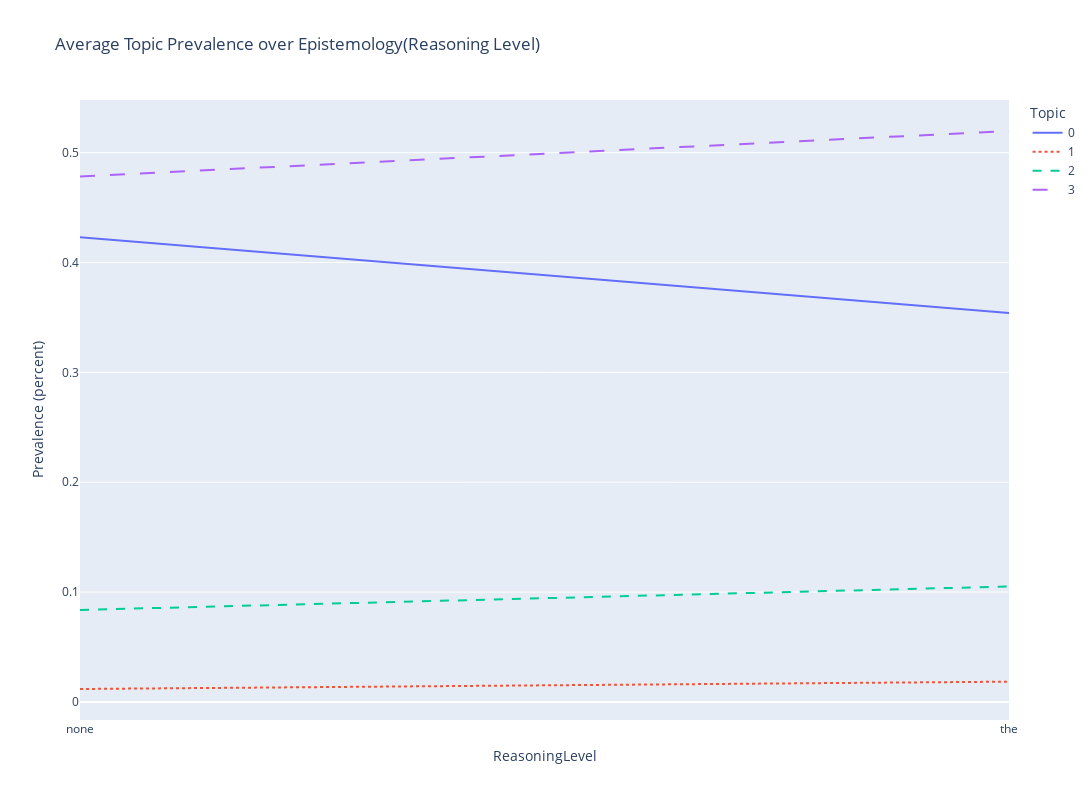

Notebook source saved alongside this figure:
### Code cell
# Prevelance for Epistemology

#plotlydata = df.groupby('year').agg('mean').rolling(3, min_periods=3, win_type='triang').mean().dropna()
plotlydata = df.groupby('ReasoningLevel').agg('mean').rolling(3, min_periods=3, win_type='triang').mean().dropna()
#plotlydata['Years'] = plotlydata.index.values
plotlydata['ReasoningLevel'] = plotlydata.index.values
#plotlydata = plotlydata[plotlydata['Years']<2020]
#plotlydata = plotlydata[plotlydata['ArgumentLevel']]

#tidy_df = plotlydata.melt(id_vars="Years", var_name = "Topic", value_name = "Prevalence (percent)") 
tidy_df = plotlydata.melt(id_vars="ReasoningLevel", var_name = "Topic", value_name = "Prevalence (percent)") 
tidy_df['words'] = ''
for t in range(num_topics):
    formattedlist = [topic[0] for topic in lda_model.show_topics(num_topics = 25, formatted=False, num_words = 5)[t][1]]
    print('Topic {}:'.format(t), ', '.join(formattedlist))
    tidy_df.loc[tidy_df['Topic'] == t, 'words'] = ', '.join(formattedlist)

# fig = px.line(tidy_df, x="Years", y="Prevalence (percent)", color='Topic', line_dash = "Topic", 
#               hover_data = ['words'], title = 'Average Topic Prevalence over Time', width=1200, height=800)
# fig.show()

fig = px.line(tidy_df, x="ReasoningLevel", y="Prevalence (percent)", color='Topic', line_dash = "Topic", 
              hover_data = ['words'], title = 'Average Topic Prevalence over Epistemology(Reasoning Level)', width=1600, height=800)
fig.show()

### Figure 1 — Plotly figure (JSON) as saved in the notebook; plotly's stock layout.template omitted (floating-point values rounded to 4 significant figures)
{"data": [{"customdata": [["value, line, wavelength, constant, error"], ["value, line, wavelength, constant, error"]], "hovertemplate": "Topic=0<br>ReasoningLevel=%{x}<br>Prevalence (percent)=%{y}<br>words=%{customdata[0]}<extra></extra>", "legendgroup": "0", "line": {"color": "#636efa", "dash": "solid"}, "marker": {"symbol": "circle"}, "mode": "lines", "name": "0", "orientation": "v", "showlegend": true, "type": "scatter", "x": ["none", "the"], "xaxis": "x", "y": [0.4231, 0.354], "yaxis": "y"}, {"customdata": [["run, emission, datum, first, clearly"], ["run, emission, datum, first, clearly"]], "hovertemplate": "Topic=1<br>ReasoningLevel=%{x}<br>Prevalence (percent)=%{y}<br>words=%{customdata[0]}<extra></extra>", "legendgroup": "1", "line": {"color": "#EF553B", "dash": "dot"}, "marker": {"symbol": "circle"}, "mode": "lines", "name": "1", "orientation": "v", "showlegend": true, "type": "scatter", "x": ["none", "the"], "xaxis": "x", "y": [0.01177, 0.01845], "yaxis": "y"}, {"customdata": [["source, light, figure, wavelength, interference"], ["source, light, figure, wavelength, interference"]], "hovertemplate": "Topic=2<br>ReasoningLevel=%{x}<br>Prevalence (percent)=%{y}<br>words=%{customdata[0]}<extra></extra>", "legendgroup": "2", "line": {"color": "#00cc96", "dash": "dash"}, "marker": {"symbol": "circle"}, "mode": "lines", "name": "2", "orientation": "v", "showlegend": true, "type": "scatter", "x": ["none", "the"], "xaxis": "x", "y": [0.08375, 0.1051], "yaxis": "y"}, {"customdata": [["light, source, wavelength, lead, point"], ["light, source, wavelength, lead, point"]], "hovertemplate": "Topic=3<br>ReasoningLevel=%{x}<br>Prevalence (percent)=%{y}<br>words=%{customdata[0]}<extra></extra>", "legendgroup": "3", "line": {"color": "#ab63fa", "dash": "longdash"}, "marker": {"symbol": "circle"}, "mode": "lines", "name": "3", "orientation": "v", "showlegend": true, "type": "scatter", "x": ["none", "the"], "xaxis": "x", "y": [0.4784, 0.5197], "yaxis": "y"}], "layout": {"height": 800, "legend": {"title": {"text": "Topic"}, "tracegroupgap": 0}, "title": {"text": "Average Topic Prevalence over Epistemology(Reasoning Level)"}, "width": 1600, "xaxis": {"anchor": "y", "domain": [0, 1], "title": {"text": "ReasoningLevel"}}, "yaxis": {"anchor": "x", "domain": [0, 1], "title": {"text": "Prevalence (percent)"}}}}
